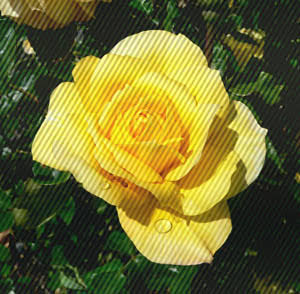
#> input picture imgs/Image_with_periodic_noise_color.jpeg, 300 x 294 px
$ python -i Band_reject_filter.py   (imports and definitions only)
#> lines starting #> are read from the running program, lines starting #| are printed output that depends on the picture; after the words box and inside, x2 and y2 are one past the last pixel; in counts of white or black regions, pixels touching at a corner belong together
#> further down, picture is the input picture: PIL image 300x294 RGB; mean R, G, B 111.3, 108.2, 47.5
import imageio
from scipy import fftpack
import numpy as np
from PIL import Image, ImageDraw
import matplotlib.pyplot as plt


def band_filter(image):
    try:
        image = image.resize((800, 800))

        red, green, blue = image.split()

        red_arr = np.array(red)
        green_arr = np.array(green)
        blue_arr = np.array(blue)

        # from spatial to freq domain and shift it
        fft_red = fftpack.fftshift(fftpack.fft2(red_arr))
        fft_green = fftpack.fftshift(fftpack.fft2(green_arr))
        fft_blue = fftpack.fftshift(fftpack.fft2(blue_arr))

        # create band pass filter image
        height, width = x, y = red_arr.shape
#> height = 800; width = 800; x = 800; y = 800
        band_pass = Image.new("L", (width, height), color=1)
#> band_pass: PIL image 800x800 L; every value is 1
        draw1 = ImageDraw.Draw(band_pass)

        # bigger circle
        e_x, e_y = 170, 170
        bbox = ((x / 2) - (e_x / 2), (y / 2) - (e_y / 2), (x / 2) + (e_x / 2), (y / 2) + (e_y / 2))
#> bbox = (315, 315, 485, 485)
        draw1.ellipse(bbox, fill=0)

        # smaller circle
        e_x, e_y = 40, 40
        bbox = ((x / 2) - (e_x / 2), (y / 2) - (e_y / 2), (x / 2) + (e_x / 2), (y / 2) + (e_y / 2))
#> bbox = (380, 380, 420, 420)
        draw1.ellipse(bbox, fill=1)

        plt.imshow(band_pass)
        plt.savefig("temp_img/filter.jpg")
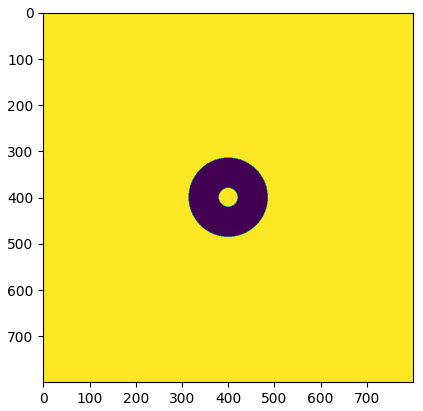
#> figure drawn by matplotlib, 1 panel
        filterIMG = Image.open("temp_img/filter.jpg")
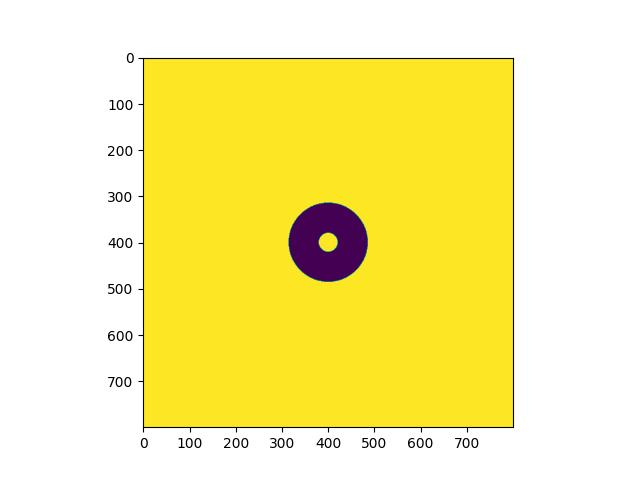
#> filterIMG: PIL image 640x480 RGB; mean R, G, B 248.6, 238, 156.7

        # apply the filter
        band_pass_arr = np.array(band_pass)
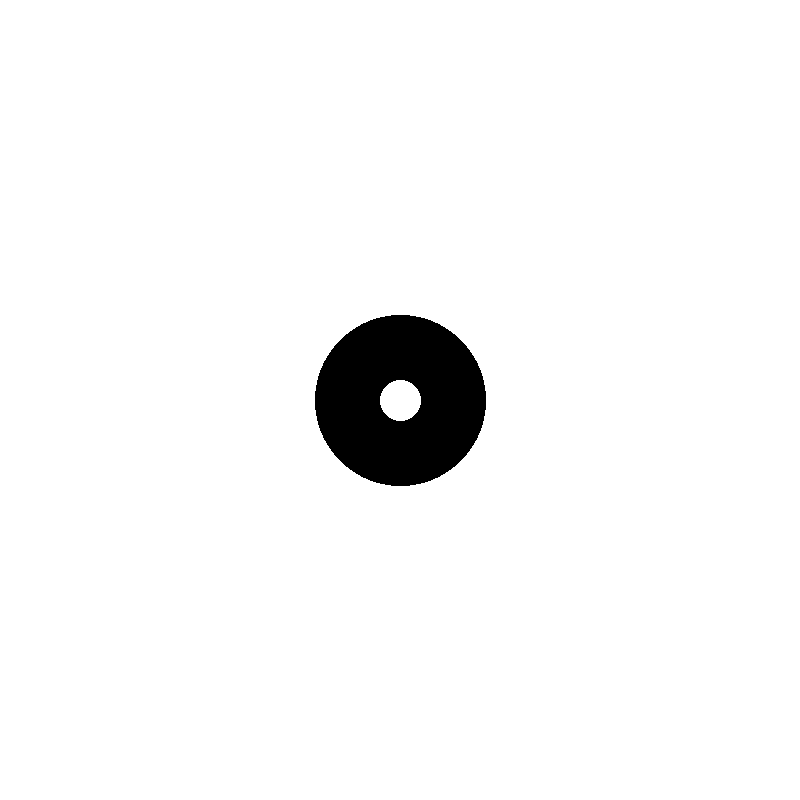
#> band_pass_arr: shape (800, 800); values 0 (black) and 1 (white), 96.6% white; 1 black region, box (x1, y1, x2, y2) and area: (315, 315, 486, 486) 21628

        red_filter = np.multiply(fft_red, band_pass_arr)
        green_filter = np.multiply(fft_green, band_pass_arr)
        blue_filter = np.multiply(fft_blue, band_pass_arr)

        # shift it back from freq domain to spatial domain
        ifft_red = fftpack.ifft2(fftpack.ifftshift(red_filter))
        ifft_green = fftpack.ifft2(fftpack.ifftshift(green_filter))
        ifft_blue = fftpack.ifft2(fftpack.ifftshift(blue_filter))

        imageio.imsave('./temp_img/fft-then-ifftred.jpg', ifft_red.astype(np.uint8))
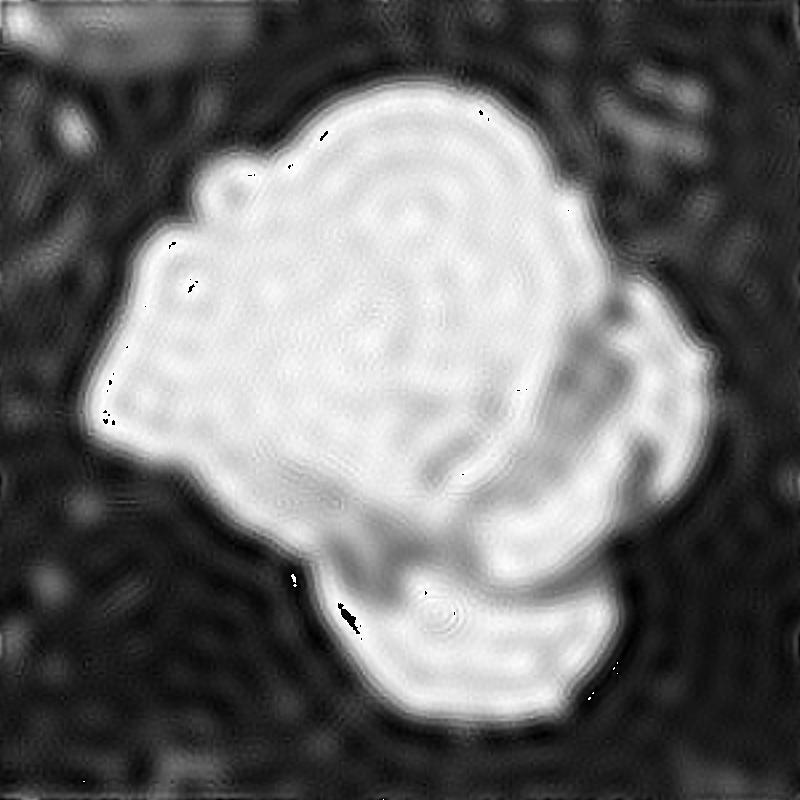
#> saved as fft-then-ifftred.jpg: shape (800, 800); min 0, max 255, mean 110.6
        imageio.imsave('./temp_img/fft-then-ifftgreen.jpg', ifft_green.astype(np.uint8))
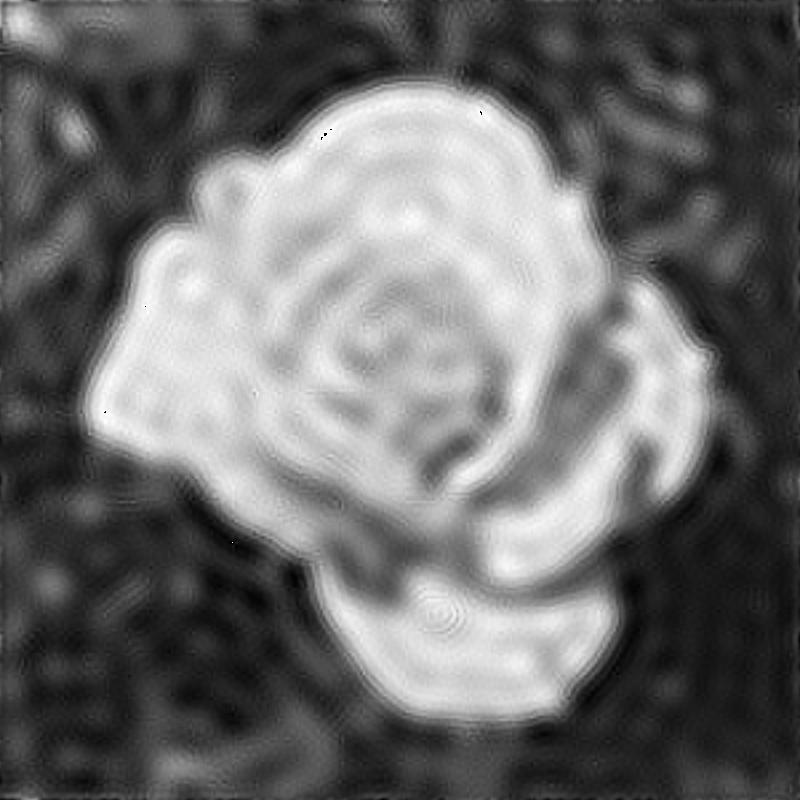
#> saved as fft-then-ifftgreen.jpg: shape (800, 800); min 0, max 255, mean 107.7
        imageio.imsave('./temp_img/fft-then-ifftblue.jpg', ifft_blue.astype(np.uint8))
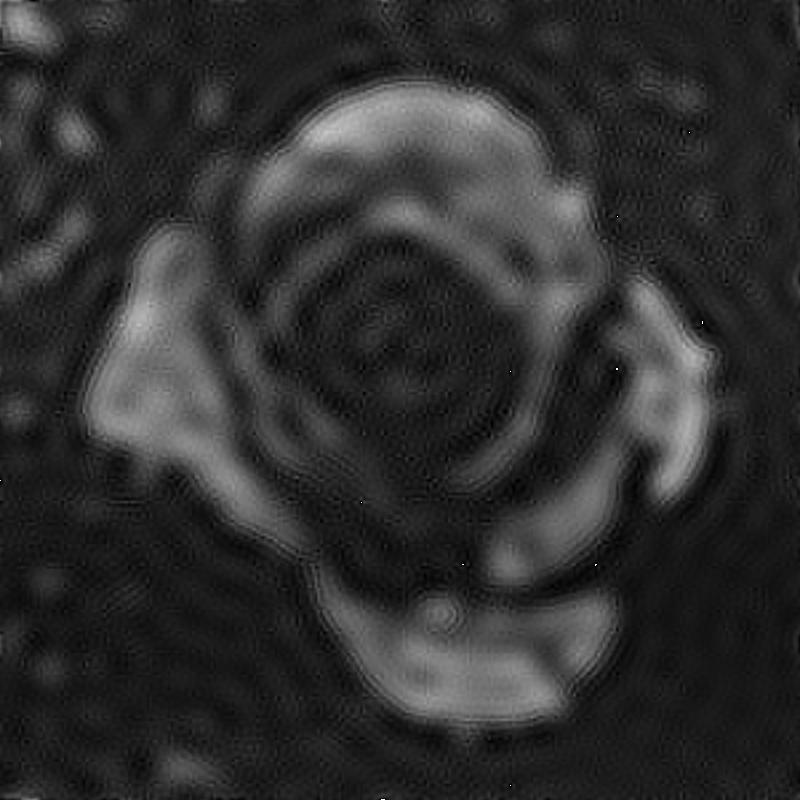
#> saved as fft-then-ifftblue.jpg: shape (800, 800); min 0, max 255, mean 47

        red_img = Image.open("./temp_img/fft-then-ifftred.jpg")
        green_img = Image.open("./temp_img/fft-then-ifftgreen.jpg")
        blue_img = Image.open("./temp_img/fft-then-ifftblue.jpg")

        output = Image.merge("RGB", (red_img, green_img, blue_img))
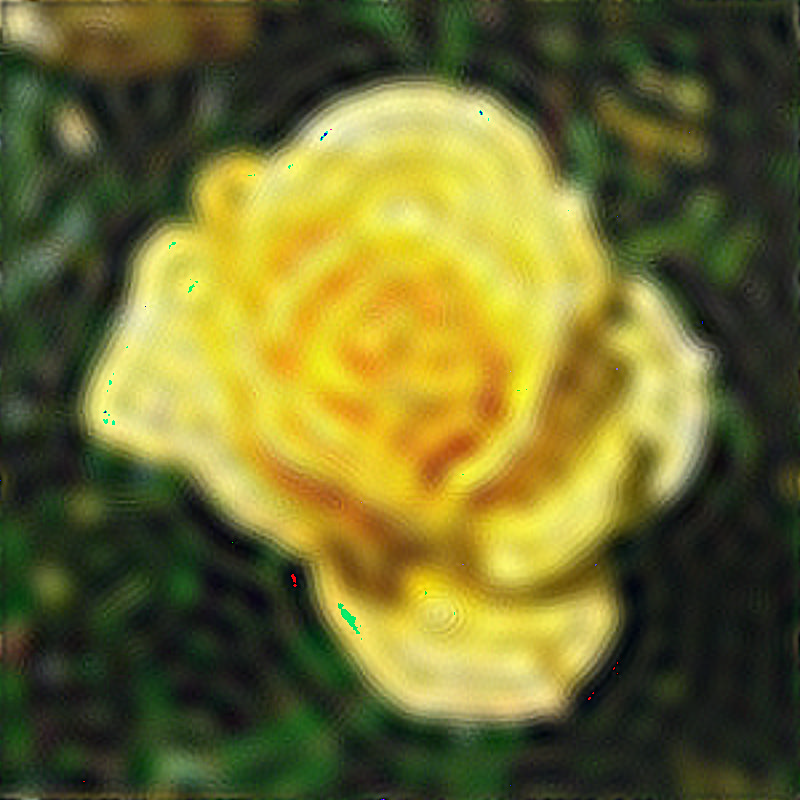
#> output: PIL image 800x800 RGB; mean R, G, B 110.6, 107.7, 47
        return [filterIMG, output]

    # ValueError: not enough values to unpack (expected 3, got 1)
    except ValueError:
        # if the image is gray scale

        # turn img to array
        image = image.resize((500, 500))
        img_arr = np.array(image)

        fft = fftpack.fftshift(fftpack.fft2(img_arr))

        band_pass = Image.new("L", (img_arr.shape[1], img_arr.shape[0]), color=1)

        x, y = img_arr.shape

        draw1 = ImageDraw.Draw(band_pass)

        e_x, e_y = 185, 185
        bbox = ((x / 2) - (e_x / 2), (y / 2) - (e_y / 2), (x / 2) + (e_x / 2), (y / 2) + (e_y / 2))
        draw1.ellipse(bbox, fill=0)

        e_x, e_y = 45, 45
        bbox = ((x / 2) - (e_x / 2), (y / 2) - (e_y / 2), (x / 2) + (e_x / 2), (y / 2) + (e_y / 2))
        draw1.ellipse(bbox, fill=1)

        plt.imshow(band_pass)
        plt.savefig("temp_img/filter.jpg")
        filterIMG = Image.open("temp_img/filter.jpg")

        band_pass_arr = np.array(band_pass)
        filtered = np.multiply(fft, band_pass_arr)

        ifft = fftpack.ifft2(fftpack.ifftshift(filtered))

        ifft=np.maximum(np.minimum(255,ifft),0)
        imageio.imsave("temp_img/fft-then-ifft.jpg", ifft.astype(np.uint8))
        output = Image.open("temp_img/fft-then-ifft.jpg")


        return [filterIMG, output]

>>> from PIL import Image
>>> picture = Image.open('../imgs/Image_with_periodic_noise_color.jpeg')
>>> result = band_filter(picture)
#> result = 2 items
